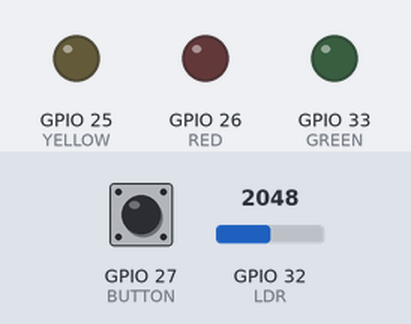
Recording of a program running on a simulated ESP32. Parts: output pins drawn as LEDs (lit = HIGH). Inputs (shaded band) come from the test bench; at power-on: GPIO 27 (BUTTON) HIGH, GPIO 32 (LDR) = 2048. What the program prints to the serial monitor is not drawn.

Above: at 1.2 s.
1.3 s: GPIO 27 (BUTTON) pulled LOW for 0.15 s
At 1.7 s:
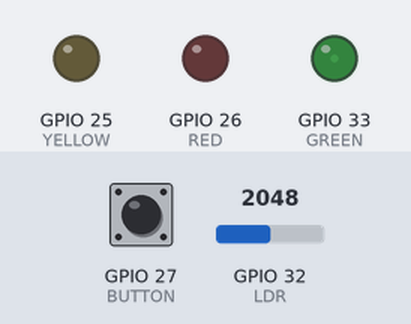
2.9 s: GPIO 32 (LDR) set to 2866
At 3.2 s:
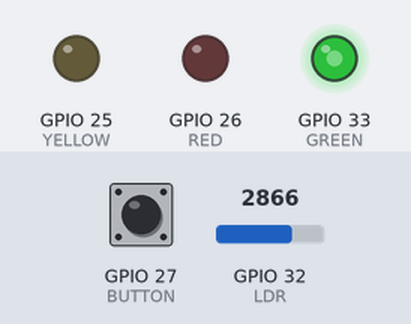
4.4 s: GPIO 27 (BUTTON) pulled LOW for 1 s
At 5.3 s:
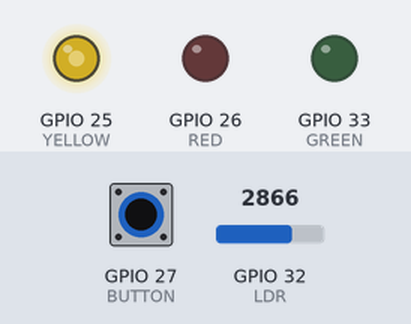
6.9 s: GPIO 32 (LDR) set to 3603
At 7.4 s:
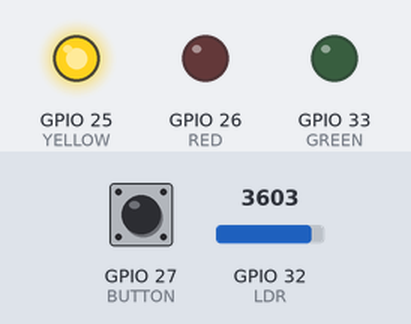
8.4 s: GPIO 27 (BUTTON) pulled LOW for 0.15 s
At 9.5 s:
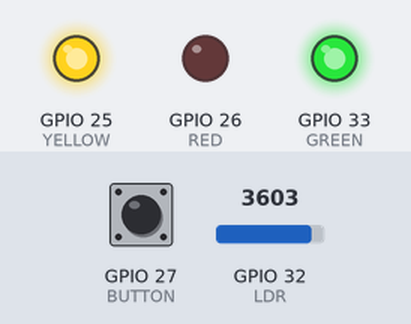
10.0 s: GPIO 32 (LDR) set to 2047
At 11.0 s:
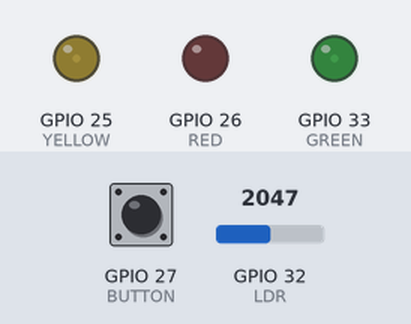
Timing chart, 0 to 12.5 s (numbered marks = the images above; inputs shaded):
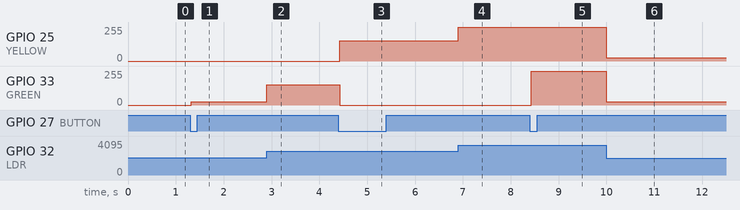

Measured:
- after the input at 1.3 s, GPIO 33 (GREEN): 0/255 → 23/255 at once
- after the input at 2.9 s, GPIO 33 (GREEN): 23/255 → 152/255 at once
- after the input at 4.4 s, GPIO 25 (YELLOW): 0/255 → 152/255 at once; GPIO 33 (GREEN): 152/255 → 0/255 at once
- after the input at 6.9 s, GPIO 25 (YELLOW): 152/255 → 255/255 at once
- after the input at 8.4 s, GPIO 33 (GREEN): 0/255 → 255/255 at once
- after the input at 10.0 s, GPIO 25 (YELLOW), GPIO 33 (GREEN): 255/255 → 23/255 at once

The program:

main.cpp
```cpp
#include <Arduino.h>
#include <Bounce2.h>
#define BUTTON 27
#define GREEN 33
#define RED 26
#define YELLOW 25
#define LDR 32
int stage = 0;
int lumine = 0;
Bounce debouncer = Bounce();

void setup() {
    Serial.begin(115200);
    ledcSetup(0 , 5000, 8);
    ledcSetup(1 , 5000, 8);
    ledcSetup(2 , 5000, 8);
    ledcAttachPin(GREEN, 0);
    ledcAttachPin(YELLOW, 1);
    ledcAttachPin(RED, 2);
    debouncer.attach(BUTTON, INPUT_PULLUP);
    debouncer.interval(25);
}

void loop() {
    lumine = map(analogRead(LDR),1900,3500,0,255);
    debouncer.update();
    if (debouncer.fell()) {
      stage++;
      stage = stage%8;
    }
    int tmp = stage;
    for (int i = 0; i < 3; i++) {
      ledcWrite(i, tmp%2 * lumine);
      tmp = tmp / 2;
    }
    Serial.println(stage);
}
```
